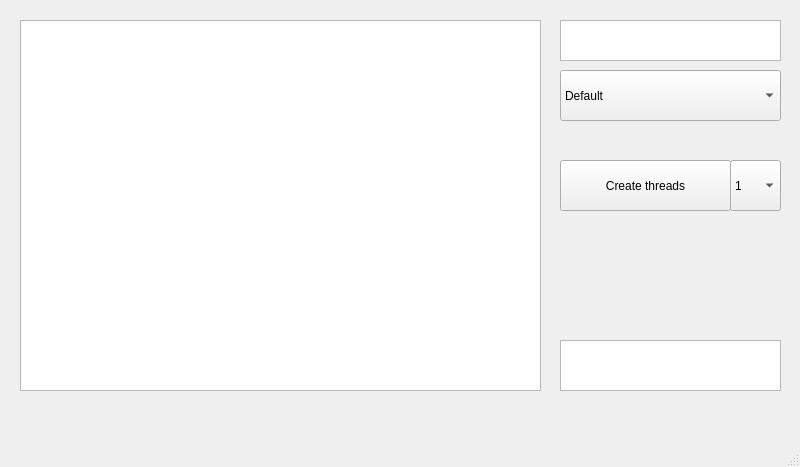
<?xml version="1.0" encoding="UTF-8"?>
<ui version="4.0">
 <class>MainWindow</class>
 <widget class="QMainWindow" name="MainWindow">
  <property name="geometry">
   <rect>
    <x>0</x>
    <y>0</y>
    <width>800</width>
    <height>467</height>
   </rect>
  </property>
  <property name="windowTitle">
   <string>MainWindow</string>
  </property>
  <widget class="QWidget" name="centralwidget">
   <widget class="QTableWidget" name="listOfThreads">
    <property name="geometry">
     <rect>
      <x>20</x>
      <y>20</y>
      <width>521</width>
      <height>371</height>
     </rect>
    </property>
   </widget>
   <widget class="QPushButton" name="CreateThreads">
    <property name="geometry">
     <rect>
      <x>560</x>
      <y>160</y>
      <width>171</width>
      <height>51</height>
     </rect>
    </property>
    <property name="text">
     <string>Create threads</string>
    </property>
   </widget>
   <widget class="QComboBox" name="numOfThreads">
    <property name="geometry">
     <rect>
      <x>730</x>
      <y>160</y>
      <width>51</width>
      <height>51</height>
     </rect>
    </property>
    <item>
     <property name="text">
      <string>1</string>
     </property>
    </item>
    <item>
     <property name="text">
      <string>2</string>
     </property>
    </item>
    <item>
     <property name="text">
      <string>4</string>
     </property>
    </item>
    <item>
     <property name="text">
      <string>8</string>
     </property>
    </item>
    <item>
     <property name="text">
      <string>16</string>
     </property>
    </item>
   </widget>
   <widget class="QComboBox" name="task">
    <property name="geometry">
     <rect>
      <x>560</x>
      <y>70</y>
      <width>221</width>
      <height>51</height>
     </rect>
    </property>
    <item>
     <property name="text">
      <string>Default</string>
     </property>
    </item>
    <item>
     <property name="text">
      <string>Function tabulation</string>
     </property>
    </item>
   </widget>
   <widget class="QTextEdit" name="steps">
    <property name="geometry">
     <rect>
      <x>560</x>
      <y>20</y>
      <width>221</width>
      <height>41</height>
     </rect>
    </property>
   </widget>
   <widget class="QTextEdit" name="time">
    <property name="geometry">
     <rect>
      <x>560</x>
      <y>340</y>
      <width>221</width>
      <height>51</height>
     </rect>
    </property>
   </widget>
  </widget>
  <widget class="QMenuBar" name="menubar">
   <property name="geometry">
    <rect>
     <x>0</x>
     <y>0</y>
     <width>800</width>
     <height>34</height>
    </rect>
   </property>
  </widget>
  <widget class="QStatusBar" name="statusbar"/>
 </widget>
 <resources/>
 <connections/>
</ui>
